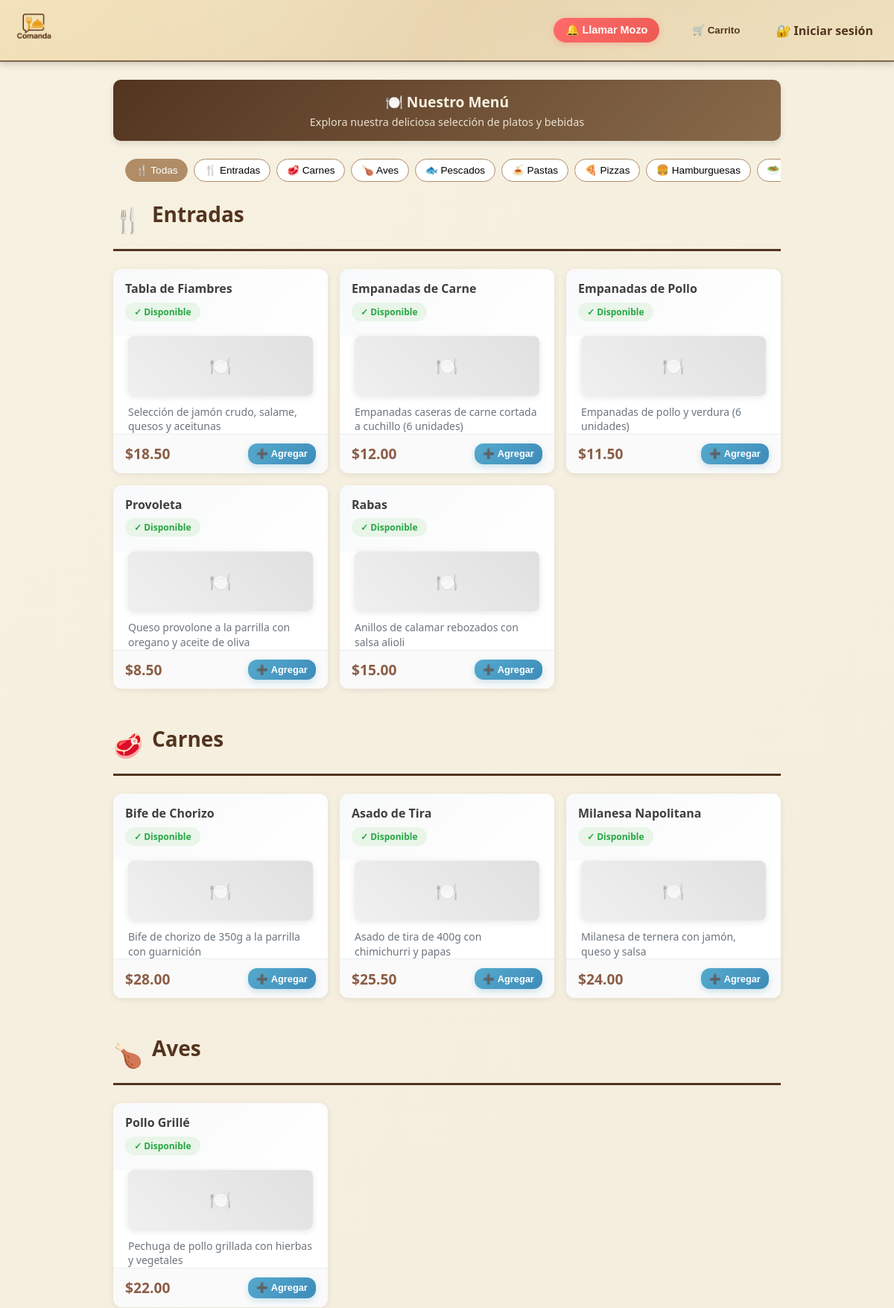
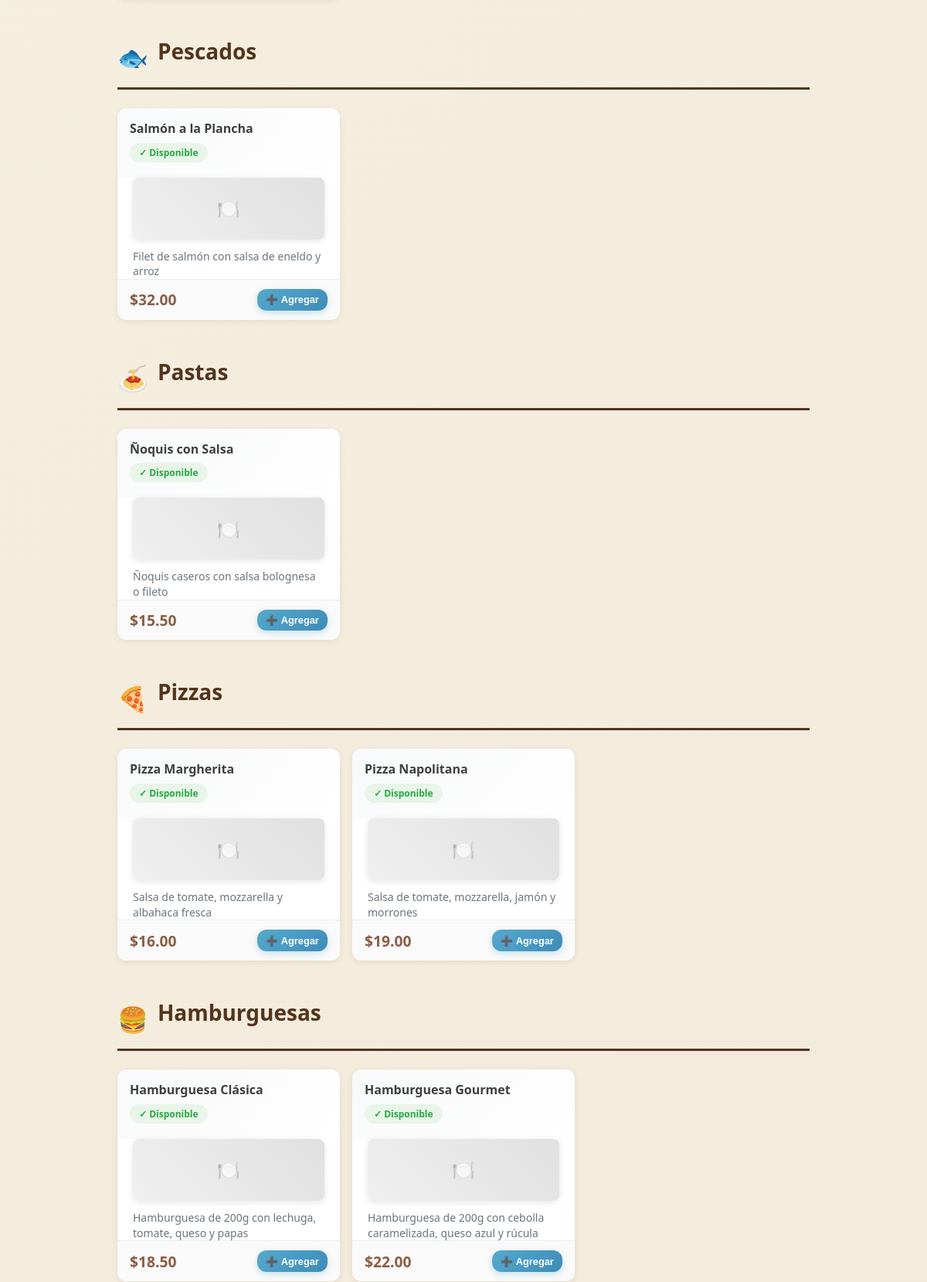
The page / (upper part) on the database its author committed (2 pictures, top to bottom).
### tables this page shows
CREATE TABLE carta (
  id_item        INT UNSIGNED AUTO_INCREMENT PRIMARY KEY,
  nombre         VARCHAR(100) NOT NULL UNIQUE,
  descripcion    TEXT,
  precio         DECIMAL(10,2) NOT NULL,
  categoria      VARCHAR(50) NULL,
  disponibilidad TINYINT(1) NOT NULL DEFAULT 1,
  imagen_url     VARCHAR(255) NULL,
  descuento      DECIMAL(5,2) NOT NULL DEFAULT 0.00,
  fecha_creacion TIMESTAMP NOT NULL DEFAULT CURRENT_TIMESTAMP
);

### src/models/CartaItem.php (called while the page is built, shortened)
<?php
class CartaItem {
    public static function all(): array {
        $db = (new Database)->getConnection();
        return $db->query("SELECT * FROM carta WHERE disponibilidad = 1")->fetchAll(PDO::FETCH_ASSOC);
    }
}

### src/views/cliente/index.php (the view, shortened to what this page needs)
<?php
$items = CartaItem::all();
$itemsPorCategoria = [];
foreach ($items as $item) {
    $categoria = $item['categoria'] ?? 'Otros';
    if (!isset($itemsPorCategoria[$categoria])) {
        $itemsPorCategoria[$categoria] = [];
    }
    $itemsPorCategoria[$categoria][] = $item;
}
$ordenCategorias = ['Entradas', 'Platos Principales', 'Carnes', 'Aves', 'Pescados', 'Pastas', 'Pizzas', 'Hamburguesas', 'Ensaladas', 'Postres', 'Bebidas'];
$categoriasOrdenadas = [];
foreach ($ordenCategorias as $cat) {
    if (isset($itemsPorCategoria[$cat])) {
        $categoriasOrdenadas[$cat] = $itemsPorCategoria[$cat];
        unset($itemsPorCategoria[$cat]);
    }
}
$iconosCategorias = [
    'Entradas' ,
    'Platos Principales' => '🍽️',
    'Carnes' => '🥩',
    'Aves' => '🍗',
    'Pescados' => '🐟',
    'Pastas' => '🍝',
    'Pizzas' => '🍕',
    'Hamburguesas' => '🍔',
    'Ensaladas' => '🥗',
    'Postres' => '🍰',
    'Bebidas' => '🥤',
    'Otros' => '🍴'
];
?>
<!DOCTYPE html>
<html lang="es">
<head>
</head>
<body>
    <div class="menu-header">
        <h2>🍽️ Nuestro Menú</h2>
        <p>Explora nuestra deliciosa selección de platos y bebidas</p>
    </div>
    <div class="menu-filters">
        <button class="active" onclick="mostrarTodas()">🍴 Todas</button>
        <?php foreach ($categoriasOrdenadas as $categoria => $items): ?>
            <button onclick="filtrarCategoria('<?= htmlspecialchars($categoria) ?>')">
                <?= $iconosCategorias[$categoria] ?? '🍴' ?> <?= htmlspecialchars($categoria) ?>
            </button>
        <?php endforeach; ?>
    </div>
    <div class="menu-container">
        <?php foreach ($categoriasOrdenadas as $categoria => $itemsCategoria): ?>
            <section class="categoria-seccion" data-categoria="<?= htmlspecialchars($categoria) ?>">
                <div class="categoria-header">
                    <span class="categoria-icono"><?= $iconosCategorias[$categoria] ?? '🍴' ?></span>
                    <h2 class="categoria-titulo"><?= htmlspecialchars($categoria) ?></h2>
                </div>
                <div class="productos-grid">
                    <?php foreach ($itemsCategoria as $item): ?>
                        <div class="producto-card">
                            <div class="producto-header">
                                <h3 class="producto-nombre"><?= htmlspecialchars($item['nombre']) ?></h3>
                                <div class="producto-badges">
                                    <?php if (!empty($item['disponibilidad'])): ?>
                                        <span class="badge badge-disponible">✓ Disponible</span>
                                    <?php else: ?>
                                        <span class="badge badge-agotado">✗ Agotado</span>
                                    <?php endif; ?>
                                </div>
                            </div>
                            <div class="producto-imagen">
                                <?php if (!empty($item['imagen_url'])): ?>
                                    <img src="<?= htmlspecialchars($item['imagen_url']) ?>"
                                         alt="<?= htmlspecialchars($item['nombre']) ?>"
                                         class="producto-img"
                                         onerror="this.style.display='none'; this.nextElementSibling.style.display='flex';">
                                    <div class="producto-imagen-placeholder" style="display: none;">
                                        🍽️
                                    </div>
                                <?php else: ?>
                                    <div class="producto-imagen-placeholder">
                                        🍽️
                                    </div>
                                <?php endif; ?>
                            </div>
                            <?php if (!empty($item['descripcion'])): ?>
                                <p class="producto-descripcion" title="<?= htmlspecialchars($item['descripcion']) ?>"><?= htmlspecialchars($item['descripcion']) ?></p>
                            <?php endif; ?>
                            <div class="producto-footer">
                                <?php
                                $precioOriginal = $item['precio'];
                                $descuento = $item['descuento'] ?? 0;
                                $precioConDescuento = $precioOriginal - $descuento;
                                $tieneDescuento = $descuento > 0;
                                ?>
                                <?php if ($tieneDescuento): ?>
                                    <div class="precio-container">
                                        <span class="precio-original">$<?= number_format($precioOriginal, 2) ?></span>
                                        <span class="precio-descuento">$<?= number_format($precioConDescuento, 2) ?></span>
                                        <span class="descuento-badge">-<?= number_format(($descuento / $precioOriginal) * 100, 0) ?>%</span>
                                    </div>
                                <?php else: ?>
                                    <span class="producto-precio">$<?= number_format($precioOriginal, 2) ?></span>
                                <?php endif; ?>
                                <?php if (!empty($item['disponibilidad'])): ?>
                                    <button class="add-btn"
                                            data-id="<?= $item['id_item'] ?>"
                                            data-nombre="<?= htmlspecialchars($item['nombre']) ?>"
                                            data-precio="<?= number_format($tieneDescuento ? $precioConDescuento : $precioOriginal, 2, '.', '') ?>">
                                        <span>➕</span>
                                        <span>Agregar</span>
                                    </button>
                                <?php endif; ?>
                            </div>
                        </div>
                    <?php endforeach; ?>
                </div>
            </section>
        <?php endforeach; ?>
    </div>
</body>
</html>

### public/index.php (shortened to what this page needs)
<?php
$route = $_GET['route'] ?? 'cliente';
$apiRoutes = ['cliente-pedido', 'llamar-mozo', 'pedidos/info', 'pedidos/update-estado'];
if ($route !== 'login' && !in_array($route, $apiRoutes)) {
    include __DIR__ . '/../src/views/includes/header.php';
}
$route = $_GET['route'] ?? 'cliente';
switch ($route) {
    case 'cliente':
        include __DIR__ . '/../src/views/cliente/index.php';
        break;
}
if ($route !== 'login' && !in_array($route, $apiRoutes)) {
    include __DIR__ . '/../src/views/includes/footer.php';
}
?>

### src/views/includes/header.php (shortened to what this page needs)
<?php
$protocol = isset($_SERVER['HTTPS']) && $_SERVER['HTTPS'] === 'on' ? 'https' : 'http';
$host = $_SERVER['HTTP_HOST'];
$script_name = $_SERVER['SCRIPT_NAME'];
$base_url = $protocol . '://' . $host . dirname($script_name);
$css_path = $base_url . '/assets/css/style.css';
?>
<!DOCTYPE html>
<html lang="es">
<head>
    <link rel="stylesheet" href="<?= $css_path ?>?v=<?= time() ?>">
    <link rel="stylesheet" href="<?= $base_url ?>/assets/css/modal-confirmacion.css?v=<?= time() ?>">
</head>
<body>
<?php include __DIR__ . '/nav.php'; ?>
<main>

### src/views/includes/nav.php (shortened to what this page needs)
<?php
$rol = $_SESSION['user']['rol'] ?? '';
$protocol = isset($_SERVER['HTTPS']) && $_SERVER['HTTPS'] === 'on' ? 'https' : 'http';
$host = $_SERVER['HTTP_HOST'];
$script_name = $_SERVER['SCRIPT_NAME'];
$base_url = $protocol . '://' . $host . dirname($script_name);
?>
<nav class="navbar">
  <div class="nav-container">
    <div class="nav-logo">
      <a href="<?= $base_url ?>/index.php?route=home" style="text-decoration: none; display: block;">
        <img src="<?= $base_url ?>/assets/img/logo.png" alt="Comanda" style="height: 60px; width: auto; max-height: 60px;">
      </a>
    </div>
    <div class="nav-menu" id="nav-menu">
      <?php if (empty($rol)): ?>
        <button id="nav-llamar-mozo" class="nav-link btn-llamar-mozo" style="display:none;">🔔 Llamar Mozo</button>
        <button id="nav-cart-button" class="nav-link" style="background:none;border:none;cursor:pointer;">🛒 Carrito</button>
      <?php endif; ?>
      <?php if ($rol): ?>
        <a href="<?= $base_url ?>/index.php?route=logout" class="nav-link logout">🚪 Cerrar sesión</a>
      <?php else: ?>
        <a href="<?= $base_url ?>/index.php?route=login" class="nav-link">🔐 Iniciar sesión</a>
      <?php endif; ?>
    </div>
  </div>
</nav>

### src/views/includes/footer.php (shortened to what this page needs)
</main>
</body>
</html>

### public/assets/css/style.css (style rules this page uses)
:root { --background: #f7f1e1; --surface: hsl(42, 60%, 84%); --primary: #f3e2b8; --secondary: #7f654d; --accent: #eee0be; --text: #3f3f3f; --text-light: #ffffff; }
* { margin: 0; padding: 0; box-sizing: border-box; }
html, body { min-height: 100vh; font-family: "Segoe UI", Tahoma, sans-serif; background-color: var(--background); color: var(--text); display: flex; flex-direction: column; }
main { max-width: 960px; margin: 1.5rem auto; padding: 0 1rem; flex: 1; width: 100%; }
h1, h2 { margin-bottom: 1rem; color: var(--secondary); }
.navbar { background: linear-gradient(135deg, var(--primary) 0%, #e6d1a8 50%, var(--accent) 100%); border-bottom: 2px solid var(--secondary); position: sticky; top: 0; z-index: 1000; width: 100%; box-shadow: 0 4px 8px rgba(0,0,0,0.15); position: relative; overflow: hidden; }
.navbar::before { content: ''; position: absolute; top: 0; left: 0; right: 0; bottom: 0; background: radial-gradient(circle at 30% 20%, rgba(255,255,255,0.15) 0%, transparent 50%), radial-gradient(circle at 70% 80%, rgba(255,255,255,0.08) 0%, transparent 50%); pointer-events: none; }
.nav-container { max-width: 1200px; margin: 0 auto; padding: 0.5rem 1rem; display: flex; justify-content: space-between; align-items: center; min-height: 70px; width: 100%; position: relative; z-index: 1; }
.nav-logo { display: flex; align-items: center; color: #000000; }
.nav-logo img { height: 60px; width: auto; max-height: 60px; transition: opacity 0.3s ease; }
.nav-menu { display: flex; align-items: center; gap: 1.5rem; }
.nav-link { color: rgb(83, 52, 31); text-decoration: none; font-weight: 600; padding: 0.5rem 0.75rem; border-radius: 4px; transition: all 0.3s ease; }
.btn-llamar-mozo { background: linear-gradient(135deg, #ff6b6b 0%, #ee5a52 100%); color: white !important; border: none; padding: 0.5rem 1rem; border-radius: 20px; font-weight: 600; font-size: 0.9rem; cursor: pointer; transition: all 0.3s ease; box-shadow: 0 2px 8px rgba(255, 107, 107, 0.3); display: flex; align-items: center; gap: 0.5rem; animation: pulse-glow 2s infinite; margin-right: 0.5rem; }

### rows shown on the page
carta: nombre "Tabla de Fiambres", disponibilidad "✓ Disponible", descripcion "Selección de jamón crudo, salame, quesos y aceitunas", precio "18.50"
carta: nombre "Empanadas de Carne", disponibilidad "✓ Disponible", descripcion "Empanadas caseras de carne cortada a cuchillo (6 unidades)", precio "12.00"
carta: nombre "Empanadas de Pollo", disponibilidad "✓ Disponible", descripcion "Empanadas de pollo y verdura (6 unidades)", precio "11.50"
carta: nombre "Provoleta", disponibilidad "✓ Disponible", descripcion "Queso provolone a la parrilla con oregano y aceite de oliva", precio "8.50"
carta: nombre "Rabas", disponibilidad "✓ Disponible", descripcion "Anillos de calamar rebozados con salsa alioli", precio "15.00"
carta: nombre "Bife de Chorizo", disponibilidad "✓ Disponible", descripcion "Bife de chorizo de 350g a la parrilla con guarnición", precio "28.00"
carta: nombre "Asado de Tira", disponibilidad "✓ Disponible", descripcion "Asado de tira de 400g con chimichurri y papas", precio "25.50"
carta: nombre "Milanesa Napolitana", disponibilidad "✓ Disponible", descripcion "Milanesa de ternera con jamón, queso y salsa", precio "24.00"
carta: nombre "Pollo Grillé", disponibilidad "✓ Disponible", descripcion "Pechuga de pollo grillada con hierbas y vegetales", precio "22.00"
carta: nombre "Salmón a la Plancha", disponibilidad "✓ Disponible", descripcion "Filet de salmón con salsa de eneldo y arroz", precio "32.00"
carta: nombre "Ñoquis con Salsa", disponibilidad "✓ Disponible", descripcion "Ñoquis caseros con salsa bolognesa o fileto", precio "15.50"
carta: nombre "Pizza Margherita", disponibilidad "✓ Disponible", descripcion "Salsa de tomate, mozzarella y albahaca fresca", precio "16.00"
carta: nombre "Pizza Napolitana", disponibilidad "✓ Disponible", descripcion "Salsa de tomate, mozzarella, jamón y morrones", precio "19.00"
carta: nombre "Hamburguesa Clásica", disponibilidad "✓ Disponible", descripcion "Hamburguesa de 200g con lechuga, tomate, queso y papas", precio "18.50"
carta: nombre "Hamburguesa Gourmet", disponibilidad "✓ Disponible", descripcion "Hamburguesa de 200g con cebolla caramelizada, queso azul y rúcula", precio "22.00"

### other values the page prints
$iconosCategorias[$categoria] "🍴"
$categoria "Entradas"
$iconosCategorias[$categoria] "🥩"
$categoria "Carnes"
$iconosCategorias[$categoria] "🍗"
$categoria "Aves"
$iconosCategorias[$categoria] "🐟"
$categoria "Pescados"
$iconosCategorias[$categoria] "🍝"
$categoria "Pastas"
$iconosCategorias[$categoria] "🍕"
$categoria "Pizzas"
$iconosCategorias[$categoria] "🍔"
$categoria "Hamburguesas"
$iconosCategorias[$categoria] "🥗…"
